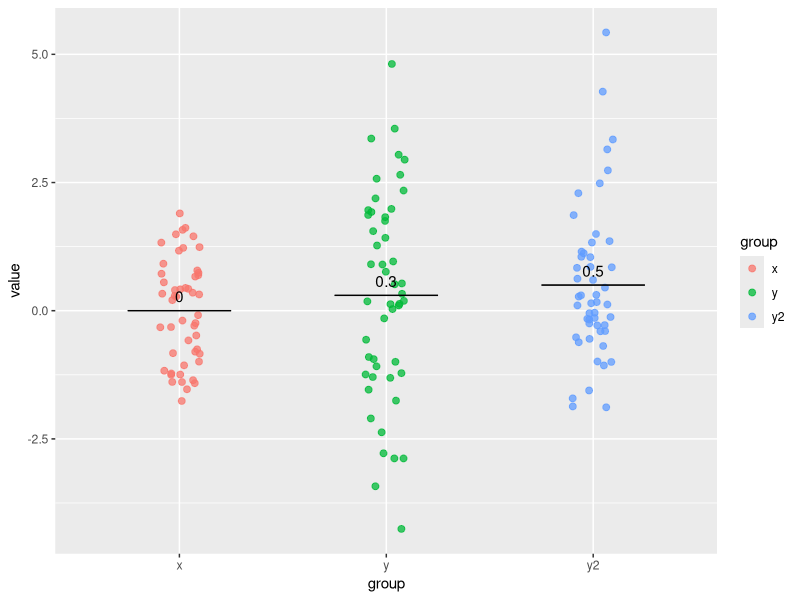
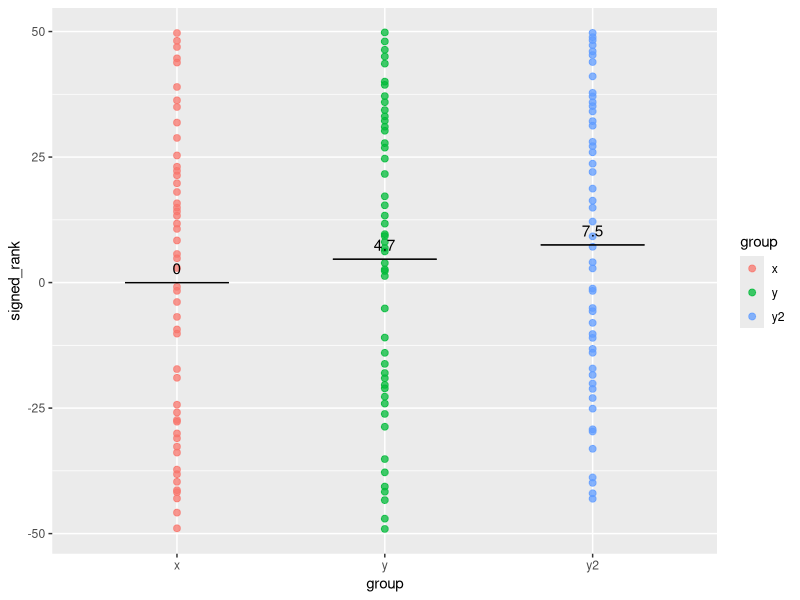

Reproduce these figures in R, in order. (Note: this script raises an error after producing the figures.)
## ---- chunk 1
library(knitr)
## ---- chunk 2
library(tidyverse)
rnorm_fixed = function(N, mu = 0, sd = 1){scale(rnorm(N))*sd + mu}
## ---- chunk 3
# Set the seed so our 'random' results match those in the original book
set.seed(40)

# Create the samples:
x = rnorm_fixed(N = 50, mu=0, sd=1)
y = rnorm_fixed(N = 50, mu=0.3, sd=2)
y2 = rnorm_fixed(N = 50, mu=0.5, sd=1.5)
## ---- chunk 4
# The wide layout is a dataframe with three columns, one for each of x, y and y2
mydata_wide <- tibble(x = x, y = y, y2 = y2)

# the long layout has two columns: one listing the group to which each observation 
# belongs (x, y or y2), and another column with the corresponding value
mydata_long <- mydata_wide %>% 
  gather(group,value,x:y2)
  
## ---- chunk 5
ggplot(mydata_long, aes(x=group, y = value, color = group)) +
  geom_jitter(width = 0.1, alpha = .75, size =2) + 
  stat_summary(fun.y= mean, 
                  fun.ymin=mean, 
                  fun.ymax=mean, 
                  geom="crossbar", 
                  width=0.5, 
                  size=0.2,
                  color="black") +
  stat_summary(fun.y=mean, 
                  colour="black", 
                  geom="text",
                  show_guide = FALSE, 
                  vjust=-0.7, 
                  aes(label=round(..y..,2))) 
## ---- chunk 6
# Takes any list of values, x, and calculates their signed rank
signed_rank = function(x) {sign(x) * rank(abs(x))}
## ---- chunk 7
mydata_long_signed <- mydata_wide %>% 
  mutate_all(signed_rank) %>% 
  gather(group,signed_rank,x:y2)

ggplot(mydata_long_signed, aes(x=group, y = signed_rank, color = group)) +
  geom_jitter(width = 0, alpha = .75, size = 2) + 
  stat_summary(fun.y= mean, 
                  fun.ymin=mean, 
                  fun.ymax=mean, 
                  geom="crossbar", 
                  width=0.5, 
                  size=0.2,
                  color="black") +
  stat_summary(fun.y=mean, 
                  colour="black", 
                  geom="text",
                  show_guide = FALSE, 
                  vjust=-0.7, 
                  aes(label=round(..y..,1))) 
## ---- chunk 8
knitr::include_graphics("images/image01.png")
## ---- chunk 9
knitr::include_graphics("images/image02.png")
## ---- chunk 10
knitr::include_graphics("images/image03.png")
## ---- chunk 11
lm(y ~ 1 + x) %>% summary() %>% print(digits = 5) 
## ---- chunk 12
knitr::kable(
  tribble(
    ~Test,~r,~slope,~t,~'p-value',
    'cor.test (Pearson)',-0.2318,'',-1.6507,0.1053,
    'lm','',-0.4636,-1.6507,0.1053
    ),
  caption = 'Pearson vs linear model',
  booktabs = TRUE
)
## ---- chunk 13
knitr::kable(
  tribble(
    ~Test,~'correlation',~slope,~p.value,
    'cor.test (Spearman)',-0.2266,'',0.1135,
    'cor.test (Pearson with ranks)',-0.2266,'',0.1135,
    'lm (with ranks)','',-0.2266,0.1135
    ),
  caption = 'Spearman, Pearson (ranks) and linear model (ranks)',
  booktabs = TRUE
)
## ---- chunk 14
knitr::include_graphics("images/correlations.png")
